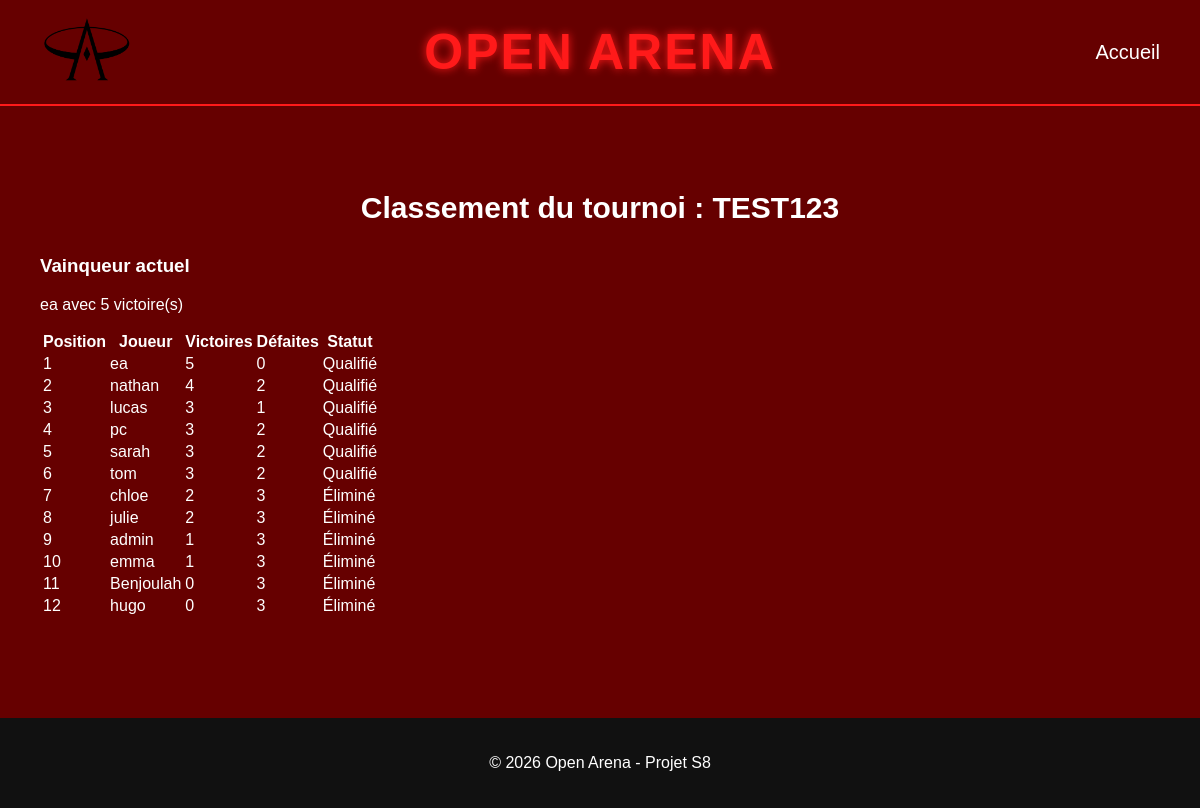
The page /?page=classement_tournoi&id_tournoi=13 on the database its author committed.
### tables this page shows
CREATE TABLE `tournois` (
  `id_tournoi` int(11) NOT NULL,
  `nom_tournoi` varchar(100) NOT NULL,
  `nombre_joueurs` int(11) NOT NULL,
  `round_actuel` int(11) DEFAULT '0',
  `phase` varchar(50) DEFAULT 'swiss',
  `vainqueur_participation_id` int(11) DEFAULT NULL,
  `date_creation` datetime DEFAULT CURRENT_TIMESTAMP
);

CREATE TABLE `utilisateurs` (
  `id_utilisateur` int(11) NOT NULL,
  `nom` varchar(100) NOT NULL,
  `prenom` varchar(100) NOT NULL,
  `pseudo` varchar(50) NOT NULL,
  `email` varchar(150) NOT NULL,
  `mot_de_passe` varchar(255) NOT NULL,
  `role` varchar(20) DEFAULT 'joueur',
  `total_kill` int(11) DEFAULT '0',
  `total_death` int(11) DEFAULT '0',
  `total_victoires` int(11) DEFAULT '0',
  `total_defaites` int(11) DEFAULT '0',
  `email_open_arena` varchar(255) DEFAULT NULL,
  `mail_open_arena_cree` tinyint(1) DEFAULT '0'
);

CREATE TABLE `participations` (
  `id_participation` int(11) NOT NULL,
  `id_tournoi` int(11) NOT NULL,
  `id_utilisateur` int(11) NOT NULL,
  `victoires` int(11) DEFAULT '0',
  `defaites` int(11) DEFAULT '0',
  `qualifie` tinyint(4) DEFAULT '0',
  `elimine` tinyint(4) DEFAULT '0'
);

### index.php (called while the page is built, shortened)
<?php
require_once __DIR__ . '/routes/web.php';

### app/classement_tournoi.php (the view, shortened to what this page needs)
<?php
require_once __DIR__ . "/../config/database.php";
$id_tournoi = isset($_GET["id_tournoi"]) ? intval($_GET["id_tournoi"]) : 0;
$sql = "
    SELECT *
    FROM tournois
    WHERE id_tournoi = ?
";
$stmt = $pdo->prepare($sql);
$stmt->execute(array($id_tournoi));
$tournoi = $stmt->fetch(PDO::FETCH_ASSOC);
$sql = "
    SELECT
        p.id_participation,
        p.id_tournoi,
        p.id_utilisateur,
        p.victoires,
        p.defaites,
        p.qualifie,
        p.elimine,
        u.pseudo
    FROM participations p
    INNER JOIN utilisateurs u
        ON p.id_utilisateur = u.id_utilisateur
    WHERE p.id_tournoi = ?
    ORDER BY
        p.victoires DESC,
        p.defaites ASC,
        u.pseudo ASC
";
$stmt = $pdo->prepare($sql);
$stmt->execute(array($id_tournoi));
$classement = $stmt->fetchAll(PDO::FETCH_ASSOC);
$vainqueur = null;
if (!empty($classement)) {
    $vainqueur = $classement[0];
}
?>
<!DOCTYPE html>
<html lang="fr">
<head>
    <link rel="stylesheet" href="<?= BASE_URL ?>/assets/styles.css">
</head>
<body>
<header>
    <div class="left">
        <div class="logo">
            <img src="<?= BASE_URL ?>/assets/images/logo.png" alt="Open Arena Logo">
        </div>
        <div class="title">Open Arena</div>
    </div>
    <nav>
        <a href="<?= BASE_URL ?>/?page=accueil">Accueil</a>
    </nav>
</header>
<section class="section">
    <h2>Classement du tournoi : <?= htmlspecialchars($tournoi["nom_tournoi"]) ?></h2>
    <?php if (empty($classement)): ?>
        <p class="empty-message">Aucun joueur trouvé pour ce tournoi.</p>
    <?php else: ?>
        <?php if ($vainqueur): ?>
            <div class="winner-box">
                <h3>Vainqueur actuel</h3>
                <p>
                    <?= htmlspecialchars($vainqueur["pseudo"]) ?>
                    avec <?= intval($vainqueur["victoires"]) ?> victoire(s)
                </p>
            </div>
        <?php endif; ?>
        <table class="classement-table">
            <thead>
                <tr>
                    <th>Position</th>
                    <th>Joueur</th>
                    <th>Victoires</th>
                    <th>Défaites</th>
                    <th>Statut</th>
                </tr>
            </thead>
            <tbody>
                <?php $position = 1; ?>
                <?php foreach ($classement as $joueur): ?>
                    <tr>
                        <td><?= $position ?></td>
                        <td>
                            <?= htmlspecialchars($joueur["pseudo"]) ?>
                        </td>
                        <td>
                            <?= intval($joueur["victoires"]) ?>
                        </td>
                        <td>
                            <?= intval($joueur["defaites"]) ?>
                        </td>
                        <td>
                            <?php if (intval($joueur["qualifie"]) === 1): ?>
                                Qualifié
                            <?php elseif (intval($joueur["elimine"]) === 1): ?>
                                Éliminé
                            <?php else: ?>
                                En cours
                            <?php endif; ?>
                        </td>
                    </tr>
                    <?php $position++; ?>
                <?php endforeach; ?>
            </tbody>
        </table>
    <?php endif; ?>
</section>
<footer>
    <p>© 2026 Open Arena - Projet S8</p>
</footer>
</body>
</html>

### routes/web.php (shortened to what this page needs)
<?php
$page = isset($_GET['page']) ? $_GET['page'] : 'home';
switch ($page) {
    case 'classement_tournoi':
        require_once __DIR__ . '/../app/classement_tournoi.php';
        break;
}

### assets/styles.css (style rules this page uses)
body { margin: 0; font-family: Arial, sans-serif; background: #660000; color: white; }
header { display: flex; justify-content: space-between; align-items: center; padding: 15px 40px; background: #660000; border-bottom: 2px solid #ff1a1a;; position: relative; }
.logo img { height: 70px; width: auto; }
.left { display: flex; align-items: center; gap: 15px; }
.title { position: absolute; left: 50%; transform: translateX(-50%); font-size: 50px; font-weight: bold; color: #ff1a1a; text-transform: uppercase; letter-spacing: 2px; text-shadow: 0 0 10px #ff1a1a; }
nav { display: flex; align-items: center; font-size: 20px; gap: 20px; flex-wrap: wrap; }
nav a { text-decoration: none; color: white; transition: 0.3s; }
.section { padding: 60px 40px; }
.section h2 { margin-bottom: 30px; font-size: 30px; text-align: center; }
footer { text-align: center; padding: 20px; background: #111; margin-top: 40px; }

### rows shown on the page
tournois: nom_tournoi "TEST123"
utilisateurs: pseudo "ea"
participations: victoires "5", id_utilisateur.pseudo "ea", defaites "0", qualifie "Qualifié"
participations: id_utilisateur.pseudo "nathan", victoires "4", defaites "2", qualifie "Qualifié"
participations: id_utilisateur.pseudo "lucas", victoires "3", defaites "1", qualifie "Qualifié"
participations: id_utilisateur.pseudo "pc", victoires "3", defaites "2", qualifie "Qualifié"
participations: id_utilisateur.pseudo "sarah", victoires "3", defaites "2", qualifie "Qualifié"
participations: id_utilisateur.pseudo "tom", victoires "3", defaites "2", qualifie "Qualifié"
participations: id_utilisateur.pseudo "chloe", victoires "2", defaites "3", qualifie "Éliminé"
participations: id_utilisateur.pseudo "julie", victoires "2", defaites "3", qualifie "Éliminé"
participations: id_utilisateur.pseudo "admin", victoires "1", defaites "3", qualifie "Éliminé"
participations: id_utilisateur.pseudo "emma", victoires "1", defaites "3", qualifie "Éliminé"
participations: id_utilisateur.pseudo "Benjoulah", victoires "0", defaites "3", qualifie "Éliminé"
participations: id_utilisateur.pseudo "hugo", victoires "0", defaites "3", qualifie "Éliminé"
